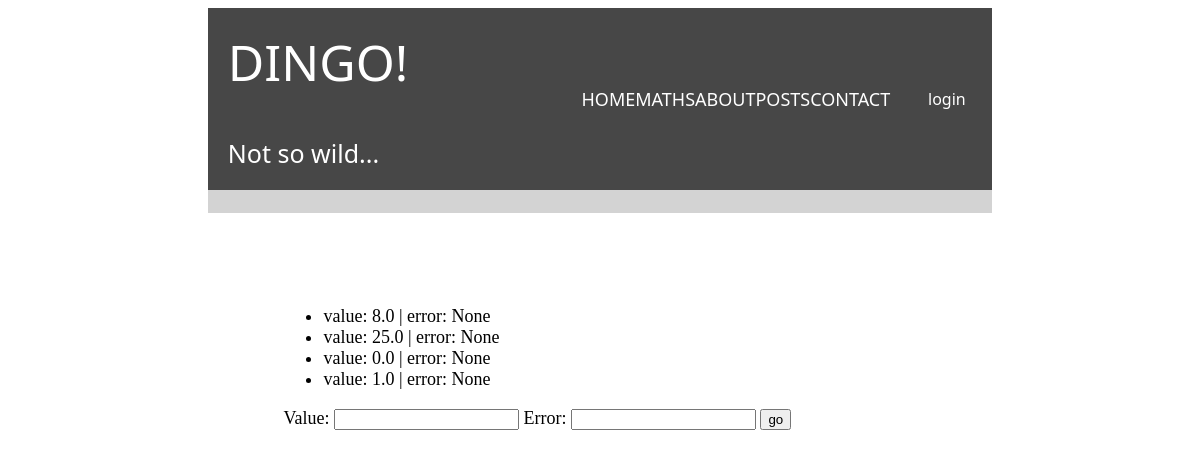
Before: /maths/results/ with the older database file.
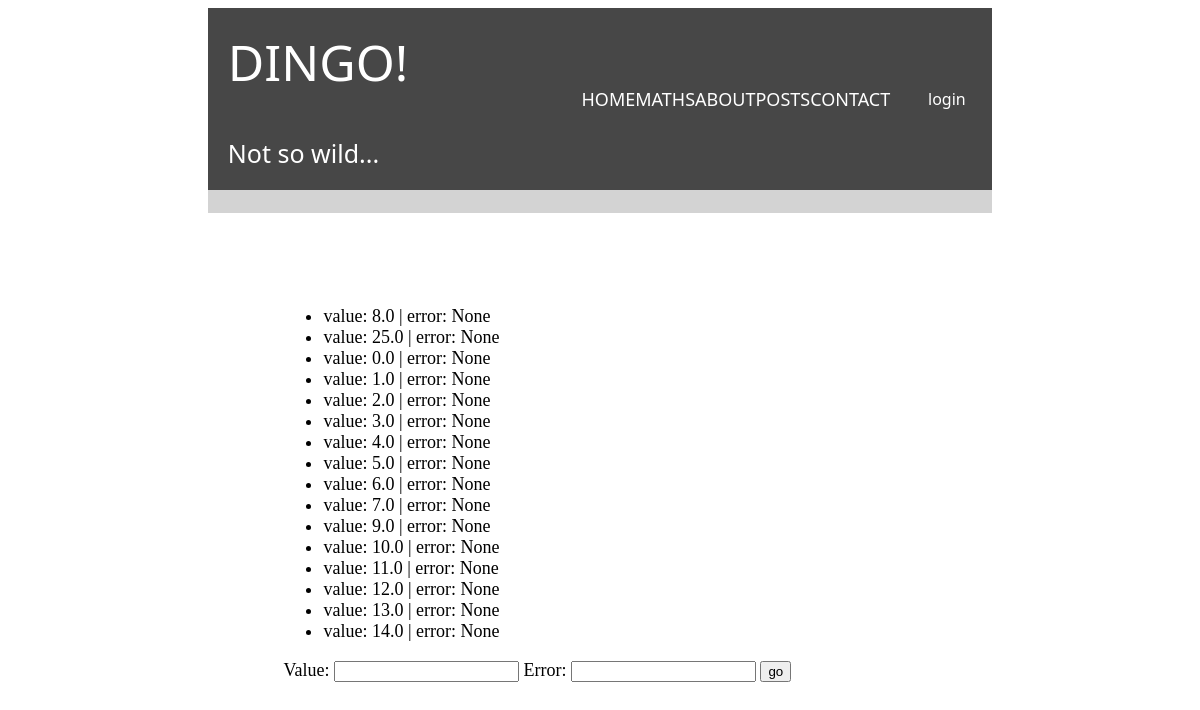
After: the same page with the newer database file.
### maths/models.py (models this page shows)
class Result(models.Model):
    value = models.FloatField(blank=True, null=True, unique=True)
    error = models.CharField(
        max_length=255,
        null=True,
        blank=True,
        unique=True
    )
    def __str__(self):
        return f"value: {self.value} | error: {self.error}"

### maths/views.py (the view, shortened to what this page needs)
# urls.py: path('maths/results/', results_list, name="results"),
def results_list(request):
   form = ResultForm()
   results = Result.objects.all()
   return render(
       request=request,
       template_name="maths/results.html",
       context={
           "results": results,
           "form": form
       }
   )

### maths/forms.py (shortened to what this page needs)
class ResultForm(forms.ModelForm):
    class Meta:
        model = Result
        fields = ["value", "error"]

### maths/templates/maths/results.html (shortened to what this page needs)
{% extends "greetings/main.html" %}
{% block content %}
<div class = "table">
   <ul>
       {% for r in results %}
           <li>{{ r }}</li>
       {% endfor %}
   </ul>
   <form method="post">
    {{ form.as_table }}
    <input type="submit" value="go">
    </form>
</div>
{% endblock %}

### greetings/templates/greetings/main.html (shortened to what this page needs)
<!DOCTYPE html>
<html lang="en">
<head>
   {% load static %}
   <link rel="stylesheet" type="text/css" href="{% static 'greetings/css/style_main.css' %}">
</head>
<body>
    <div class="nav">
        <div class="nav nav_left">
            <div class="left_upper_box">DINGO!</div>
            <div class="left_lower_box">Not so wild...</div>
        </div>
        <div class="nav nav_right">
            <div class="right_box"><a class="a_nav" href="{% url "greetings:home" %}">HOME</a></div>
            <div class="right_box"><a class="a_nav" href="{% url "maths:list" %}">MATHS</a></div>
            <div class="right_box"><a class="a_nav" href="{% url "greetings:about" %}">ABOUT</a></div>
            <div class="right_box"><a class="a_nav" href="{% url "posts:posts_list" %}">POSTS</a></div>
            <div class="right_box"><a class="a_nav" style = "padding-right: 1cm;" href = "{% url "greetings:contact" %}">CONTACT</a></div>
            {% if user.is_authenticated %}
            <p class="nav-link">
                {{ user.username }} | <a class = "nav-link" style = "padding-right: 0.5cm;" href="{% url 'logout' %}">logout</a>
            </p>
            {% else %}
                <a class="nav-link" style = "padding-right: 0.7cm;" href="{% url 'login' %}">login</a>
            {% endif %}
        </div>
    </div>
    <div class="breadcrumbs_main">
    </div>
    {% block content %}
    {% endblock %}
</body>
</html>

### greetings/static/greetings/css/style_main.css (style rules this page uses)
body { margin-left: 5.5cm; margin-right: 5.5cm; }
.nav { display: flex; background-color: rgb(71, 71, 71); }
.nav_left { flex: 1.5; flex-direction: column; }
.nav_right { flex: 1; justify-content: center; align-items: center; }
.left_upper_box { flex: 1; padding: 20px; color:white; font-size: 50px; font-family: 'Segoe UI', Tahoma, Geneva, Verdana, sans-serif; }
.left_lower_box { flex: 1; padding: 20px; color:white; font-size: 25px; font-family: 'Segoe UI', Tahoma, Geneva, Verdana, sans-serif; }
.right_box { flex: 1; }
.a_nav { color: white; font-size: large; font-family: 'Segoe UI', Tahoma, Geneva, Verdana, sans-serif; text-decoration: none; }
.nav-link { color: white; font-size: medium; font-family: 'Segoe UI', Tahoma, Geneva, Verdana, sans-serif; text-decoration: none; }
.breadcrumbs_main { background-color: rgb(211, 211, 211); padding: 0.3cm; }
.table { color: black; font-size: large; padding-top: 2cm; padding-left:2cm; }

Changed rows visible on the page:
added Result: value+error "value: 2.0 | error: None"
added Result: value+error "value: 3.0 | error: None"
added Result: value+error "value: 4.0 | error: None"
added Result: value+error "value: 5.0 | error: None"
added Result: value+error "value: 6.0 | error: None"
added Result: value+error "value: 7.0 | error: None"
added Result: value+error "value: 9.0 | error: None"
added Result: value+error "value: 10.0 | error: None"
added Result: value+error "value: 11.0 | error: None"
added Result: value+error "value: 12.0 | error: None"
added Result: value+error "value: 13.0 | error: None"
added Result: value+error "value: 14.0 | error: None"
